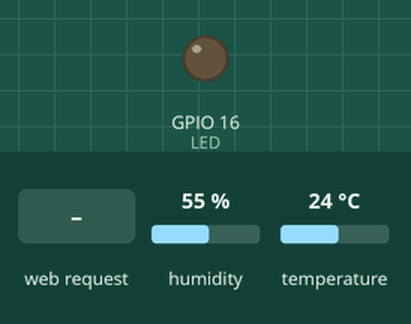
This sketch was run on a simulated ESP8266 (NodeMCU). Shown: output pins drawn as LEDs (lit = HIGH). The test bench sets the inputs (shaded band); at power-on: humidity 55 %, temperature 24 °C. WiFi joins after 1.5 s; servers stay silent unless stated; no MQTT or app messages arrive unless stated; what the sketch prints to the serial monitor is not drawn.

Above: at 3.7 s.
3.8 s: HTTP request GET /led/on received
At 4.3 s:
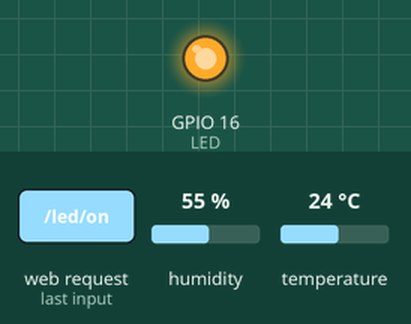
5.3 s: HTTP request GET /led/off received
At 5.7 s:
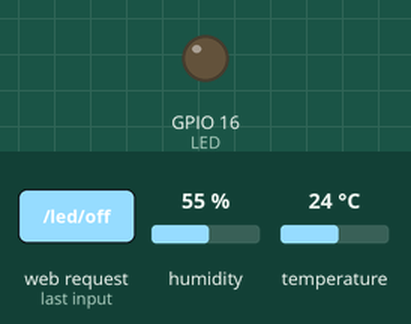
Timing chart, 0 to 8.3 s (numbered marks = the images above; inputs shaded):
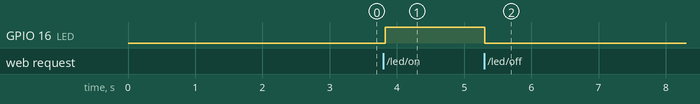

Measured:
- after the input at 3.8 s, GPIO 16 (LED): LOW → HIGH at once
- after the input at 5.3 s, GPIO 16 (LED): HIGH → LOW at once

The sketch:

3-esp8266-dh11-webserver-mqtt.ino
```cpp
//
// Simple WebServer with mqtt messaging
//
// mvk@ca.ibm.com - for SNP/ P-Tech
//
// This programs will start a websever which is connected to you wifi once you adjust the SSID and password please change all parameters - see CHANGE HERE
// the code will also send a mqtt message a mqtt broker ....
//
//

// based on https://randomnerdtutorials.com/esp8266-web-server/
// switch on /off LED ... LED GPIO16 or GPIO03

#define VERSION "141220202-1323"

// Load Wi-Fi library
#include <ESP8266WiFi.h>
#include "DHT.h"
#include <PubSubClient.h>
/*
////>>>>>>>>> CHANGE HERE
*/
// Replace with YOUR network credentials
const char* ssid     = "YOURSSID";    //>>>>>>>>> CHANGE HERE
const char* password = "YOURWIFIPASSWORD";        //>>>>>>>>> CHANGE HERE
String DEVICEID   =    "mvk01";            //>>>>>>>>> CHANGE HERE
String MYNAME     =    "markus";           //>>>>>>>>> CHANGE HERE
#define mqtt_server    "52.117.240.201"    //>>>>>>>>> CHANGE HERE - should preset for P-Tech

//### YOUR LOCATION
// find ur LAT LON  use https://www.latlong.net/ and ur cityname like Brantford,canada  for Branford =43.139410,-80.263650

float  LATITUDE  =   43.6711581    ;         //>>>>>>>>> CHANGE HERE
float  LONGITUDE =  -79.4129989    ;       //>>>>>>>>> CHANGE HERE


#define DHTPIN 4 // what digital pin we're connected to NodeMCU (D2)

// Uncomment whatever type you're using!
#define DHTTYPE DHT11 // DHT 11
DHT dht(DHTPIN, DHTTYPE);

String mqttmsg = "{\"hello\":\"hello\"}";

// Set web server port number to 80
WiFiServer server(80);

// Variable to store the HTTP request
String header;

// Auxiliar variables to store the current output state
String LEDState = "off";

// Assign output variables to GPIO pins
const int LED = 16;

// Current time
unsigned long currentTime1 = millis();
// Previous time
unsigned long previousTime1 = millis();

const long mqttSchedule = 10000; // send mqtt message every 10sec

unsigned long currentTime = millis();
// Previous time
unsigned long previousTime = 0;
// Define timeout time in milliseconds (example: 2000ms = 2s)
const long timeoutTime = 2000;

WiFiClient espClient;
PubSubClient mqttclient(espClient);


//
// Setup
//
void setup() {
  Serial.begin(115200);
  // Initialize the output variables as outputs
  pinMode(LED, OUTPUT);
  // Set outputs to LOW
  digitalWrite(LED, LOW);

  Serial.print("VERSION = ");
  Serial.println(VERSION);
  // Connect to Wi-Fi network with SSID and password
  Serial.print("Connecting to ");
  Serial.println(ssid);
  WiFi.begin(ssid, password);
  while (WiFi.status() != WL_CONNECTED) {
    delay(500);
    Serial.print(".");
  }
  // Print local IP address and start web server
  Serial.println("");
  Serial.println("WiFi connected.");
  Serial.println("IP address: ");
  Serial.println(WiFi.localIP());
  server.begin();
  delay(500);
  dht.begin();
  delay(500);

  mqttclient.setServer(mqtt_server, 1883);

}
String macToStr(const uint8_t* mac)
{
  String result;
  for (int i = 0; i < 6; ++i) {
    result += String(mac[i], 16);
    if (i < 5)
      result += ':';
  }
  return result;
}

//
// Create MQTT connection
//
void reconnect() {
  // Loop until we're reconnected
  Serial.println("MQTT connected = ");
   Serial.println(mqttclient.connected());
  while (!mqttclient.connected()) {
        Serial.print("Attempting MQTT connection...");

          // Generate client name based on MAC address and last 8 bits of microsecond counter
      String clientName;
      clientName += "esp8266-";
      uint8_t mac[6];
      WiFi.macAddress(mac);
      clientName += macToStr(mac);
      clientName += "-";
      clientName += String(micros() & 0xff, 16);
      Serial.print("Connecting to ");
      Serial.print(mqtt_server);
      Serial.print(" as ");
      Serial.println(clientName);


    // Attempt to connect
    // If you do not want to use a username and password, change next line to
  if (mqttclient.connect((char*) clientName.c_str())) {
    //if (client.connect((char*) clientName.c_str()), mqtt_user, mqtt_password)) {
      Serial.println("connected");
         Serial.println("Sending hello message");
         mqttmsg = "{\"hello\":\"hello\"}";
          mqttclient.publish("hello", mqttmsg.c_str(), true);

    } else {
      Serial.print("failed, rc=");
      Serial.print(mqttclient.state());
      Serial.println(" try again in 5 seconds");
      // Wait 5 seconds before retrying
      delay(5000);
    }
  }
}

//
// loop
//
void loop(){
    WiFiClient client = server.available();   // Listen for incoming clients
    currentTime1 = millis();
    //previousTime1 = currentTime1;

  if((currentTime1 - previousTime1) > mqttSchedule ) // send all 5sec
  {

        float h = dht.readHumidity();
      // Read temperature as Celsius (the default)
      float t = dht.readTemperature();

      // Excerise ... only send message if temperature or Humidity is changing

      if (!mqttclient.connected()) {
        reconnect();
      }else{
            /// SEND MQTT message
            mqttmsg = "{  \"location\" : \"Toronto\" , \"name\" : \""+MYNAME+"\", \"deviceid\" : \""+ DEVICEID+"\", \"humidity\" : " +String(h)+" ,   \"temperature\" : "+String(t)+" ,\"latitude\" :"+LATITUDE+",\"logitude\" : "+LONGITUDE+"}";


           Serial.println("Sending Sensor Data");
           Serial.println(mqttmsg.c_str());
           mqttclient.publish("sensor", mqttmsg.c_str(), true);
        }
          previousTime1 = millis();

    }

  if (client) {                             // If a new client connects,
    Serial.println("New Client.");          // print a message out in the serial port
    String currentLine = "";                // make a String to hold incoming data from the client
    currentTime = millis();
    previousTime = currentTime;
    while (client.connected() && currentTime - previousTime <= timeoutTime) { // loop while the client's connected
      currentTime = millis();
      if (client.available()) {             // if there's bytes to read from the client,
      // Sensor readings may also be up to 2 seconds 'old' (its a very slow sensor)
        float h = dht.readHumidity();
      // Read temperature as Celsius (the default)
      float t = dht.readTemperature();

      // Check if any reads failed and exit early (to try again).
      if (isnan(h) || isnan(t) ) {
      Serial.println("Failed to read from DHT sensor!");
      //return;
      }

        char c = client.read();             // read a byte, then
        //Serial.write(c);                    // print it out the serial monitor
        header += c;
        if (c == '\n') {                    // if the byte is a newline character
          // if the current line is blank, you got two newline characters in a row.
          // that's the end of the client HTTP request, so send a response:
          if (currentLine.length() == 0) {
            // HTTP headers always start with a response code (e.g. HTTP/1.1 200 OK)
            // and a content-type so the client knows what's coming, then a blank line:
            client.println("HTTP/1.1 200 OK");
            client.println("Content-type:text/html");
            client.println("Connection: close");
            client.println();

            // turns the GPIOs on and off
            if (header.indexOf("GET /led/on") >= 0) {
              Serial.println("LED 5 on");
              LEDState = "on";
              digitalWrite(LED, HIGH);
            } else if (header.indexOf("GET /led/off") >= 0) {
              Serial.println("LED off");
              LEDState = "off";
              digitalWrite(LED, LOW);
            }

            // Display the HTML web page
            client.println("<!DOCTYPE html><html>");
            client.println("<head><meta name=\"viewport\" content=\"width=device-width, initial-scale=1\">");
            client.println("<link rel=\"icon\" href=\"data:,\">");

            String  ptr ="";
            ptr +="<style>html { font-family: 'Open Sans', sans-serif; display: block; margin: 0px auto; text-align: center;color: #333333;}\n";
  ptr +="body{margin-top: 50px;}\n";
  ptr +="h1 {margin: 50px auto 30px;}\n";
  ptr +=".side-by-side{display: inline-block;vertical-align: middle;position: relative;}\n";
  ptr +=".humidity-icon{background-color: #3498db;width: 30px;height: 30px;border-radius: 50%;line-height: 36px;}\n";
  ptr +=".humidity-text{font-weight: 600;padding-left: 15px;font-size: 19px;width: 160px;text-align: left;}\n";
  ptr +=".humidity{font-weight: 300;font-size: 60px;color: #3498db;}\n";
  ptr +=".temperature-icon{background-color: #f39c12;width: 30px;height: 30px;border-radius: 50%;line-height: 40px;}\n";
  ptr +=".temperature-text{font-weight: 600;padding-left: 15px;font-size: 19px;width: 160px;text-align: left;}\n";
  ptr +=".temperature{font-weight: 300;font-size: 60px;color: #f39c12;}\n";
  ptr +=".superscript{font-size: 17px;font-weight: 600;position: absolute;right: -20px;top: 15px;}\n";
  ptr +=".data{padding: 10px;}\n";
  ptr +=".button { background-color: #195B6A; border: none; color: white; padding: 16px 40px;\n";
  ptr +="text-decoration: none; font-size: 30px; margin: 2px; cursor: pointer;}\n";
  ptr +=".button2 {background-color: #77878A;}\n";
  ptr +="</style></head>\n";
  client.println(ptr);

            // Web Page Heading
            client.println("<body><h1>ESP8266 Web Server</h1>");

            // Display current state, and ON/OFF buttons for GPIO 16
            client.println("<p>GPIO16 LED - State " + LEDState + "</p>");
            // If the output5State is off, it displays the ON button
            if (LEDState=="off") {
              client.println("<p><a href=\"/led/on\"><button class=\"button\">ON</button></a></p>");
            } else {
              client.println("<p><a href=\"/led/off\"><button class=\"button button2\">OFF</button></a></p>");
            }

            client.println("<p>Temperature = "+(String)t+"</p>");
            client.println("<p>Humidity = "+(String)h+"</p>");

            client.println("<div class=\"side-by-side temperature-text\">Temperature</div><div class=\"side-by-side temperature\">"+(String)t+" C</div><br>");
            client.println("<div class=\"side-by-side humidity-text\">Humidity</div><div class=\"side-by-side humidity\">"+(String)h+" %</div>\n");

            client.println("<p><a href=\"/refresh\"><button class=\"button button2\">Refresh</button></a></p>");
            client.println("</body></html>");

            // The HTTP response ends with another blank line
            client.println();
            // Break out of the while loop
            break;
          } else { // if you got a newline, then clear currentLine
            currentLine = "";
          }
        } else if (c != '\r') {  // if you got anything else but a carriage return character,
          currentLine += c;      // add it to the end of the currentLine
        }
      }
    }
    // Clear the header variable
    header = "";
    // Close the connection
    client.stop();
    Serial.println("Client disconnected.");
    Serial.println("");
  }
}
```
